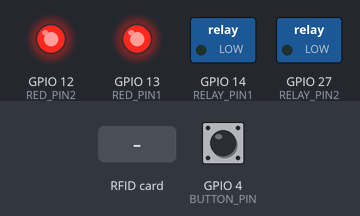
A sketch run on a simulated ESP32. Shown: switched loads named in the sketch (green lamp = pin HIGH), output pins drawn as LEDs (lit = HIGH). The inputs (shaded band) are chosen by the test bench; at power-on: GPIO 4 (BUTTON_PIN) HIGH. WiFi joins after 1.5 s; servers stay silent unless stated; the local clock reads 2024-03-15 10:24:30 at power-on unless the sketch sets it; what the sketch prints to the serial monitor is not drawn.

Above: at 3.1 s.
3.2 s: RFID card D2 7C 8C 1B held to the reader
At 4.8 s:
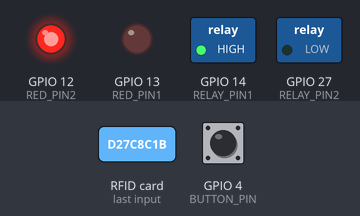
6.2 s: RFID card 44 3A AF DE held to the reader
At 7.5 s:
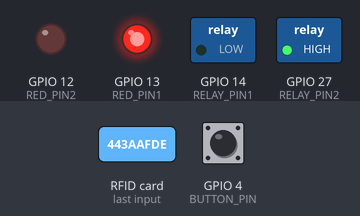
12.1 s: GPIO 4 (BUTTON_PIN) pulled LOW for 0.15 s
At 13.6 s:
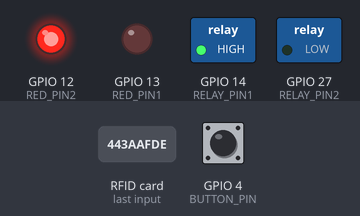
16.7 s: GPIO 4 (BUTTON_PIN) pulled LOW for 1 s
At 21.3 s:
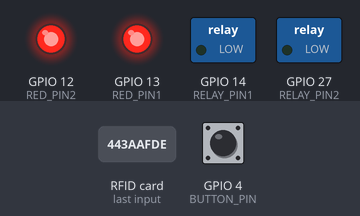
Timing chart, 0 to 21.7 s (numbered marks = the images above; inputs shaded):
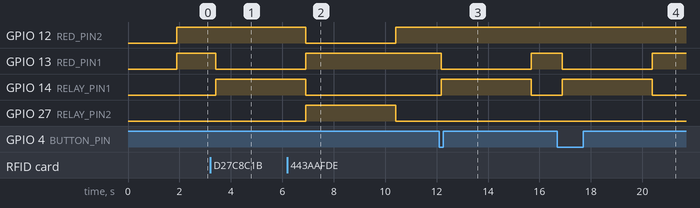

The sketch:

RFID_plus_Terminal_SANUK_DULAIN_TIME_SWITCH_updated3.ino
```cpp
//noob code

#define BLYNK_TEMPLATE_ID "TMPL6PbBAqUSA"
#define BLYNK_TEMPLATE_NAME "SecureLink App"
#define BLYNK_AUTH_TOKEN "UZlxhZO5vGQKziaO8rcxGa1vKL2gmcae"

#define BLYNK_PRINT Serial

#include <MFRC522.h>
#include <SPI.h>
#include <WiFi.h>
#include <BlynkSimpleEsp32.h>
#include <Wire.h>
#include <RTClib.h>

char auth[] = BLYNK_AUTH_TOKEN;
const char* ssid = "DNG";
const char* password = "87654321";

// RFID and relay pin setup
#define RST_PIN1 22
#define SDA_PIN1 21
#define RST_PIN2 15
#define SDA_PIN2 2

#define RELAY_PIN1 14
#define RELAY_PIN2 27

#define RED_PIN1 13
#define RED_PIN2 12

#define SDA_PIN 25
#define SCL_PIN 33

#define BUTTON_PIN 4

int timeInput1 = -1; // Variable to store time from Blynk V0 (in seconds)
int timeInput2 = -1; // Variable to store time from Blynk V1 (in seconds)

RTC_DS3231 rtc; // Create RTC instance

MFRC522 rfid1(SDA_PIN1, RST_PIN1);
MFRC522 rfid2(SDA_PIN2, RST_PIN2);

void doorUnlock(int relayPin, int RED_PIN){
  digitalWrite(RED_PIN, LOW);
  digitalWrite(relayPin, HIGH); // Unlock the solenoid
  delay(3500); //Keep the solanoid unlocked for 5 seconds
  digitalWrite(relayPin, LOW);
  digitalWrite(RED_PIN, HIGH);
}

void checkAndUnlock(MFRC522 &rfid, int relayPin, int blynkVirtualPin, int RED_PIN, const String& dateTimeStr) {

  if (rfid.PICC_IsNewCardPresent() && rfid.PICC_ReadCardSerial()) {

    String UID = "";
    for (byte i = 0; i < rfid.uid.size; i++) {
      UID += String(rfid.uid.uidByte[i], HEX);
    }

    UID.toUpperCase(); // Ensure it's in uppercase

    if (UID == "D27C8C1B" || UID == "443AAFDE") {
      Serial.println("Unlocking Relay Pin " + String(relayPin));

      String message = "";

      if (UID == "D27C8C1B" && relayPin == RELAY_PIN1) {
        message = "User_1 has unlocked Door 1 on ";
        message += dateTimeStr;
        Blynk.virtualWrite(blynkVirtualPin, message ); // Write to Blynk terminal
      }

      if (UID == "D27C8C1B" && relayPin == RELAY_PIN2) {
        message = "User_1 has unlocked Door 2 on ";
        message += dateTimeStr;
        Blynk.virtualWrite(blynkVirtualPin, message);
      }

      if (UID == "443AAFDE" && relayPin == RELAY_PIN1) {
        message = "User_2 has unlocked Door 1 on ";
        message += dateTimeStr;
        Blynk.virtualWrite(blynkVirtualPin, message);
      }

      if (UID == "443AAFDE" && relayPin == RELAY_PIN2) {
        message = "User_2 has unlocked Door 2 on ";
        message += dateTimeStr;
        Blynk.virtualWrite(blynkVirtualPin, message);
      }

      doorUnlock(relayPin, RED_PIN);
    }
    else { // If the UID is not authorized
      if(relayPin == RELAY_PIN1){
        Serial.print("Unauthorized access attempt: Relay Pin ");
        Serial.println(RELAY_PIN1);
        String message = "Unauthorized Access Attempt at Door 1 on ";
        message += dateTimeStr;
        Blynk.virtualWrite(blynkVirtualPin, message); // Write to Blynk terminal
      }

      if(relayPin == RELAY_PIN2){
        Serial.print("Unauthorized access attempt: Relay Pin ");
        Serial.println(RELAY_PIN2);
        String message = "Unauthorized Access Attempt at Door 2 on ";
        message += dateTimeStr;
        Blynk.virtualWrite(blynkVirtualPin, message); // Write to Blynk terminal
      }
    }

    rfid.PICC_HaltA(); // Halt the card
  }
}

void setup() {

  Serial.begin(115200);

  Wire.begin(SDA_PIN, SCL_PIN);// Initialize I2C with custom SDA and SCL pins
  Wire.begin();
  if (!rtc.begin()) {
    Serial.println("Couldn't find RTC");
    while (1); //
    // Stop if RTC is not found
  }

  //Uncomment only to reset the timer
  //rtc.adjust(DateTime(__DATE__,__TIME__));
  //rtc.adjust(DateTime(2024, 4, 27, 18, 30, 0));

  // Connect to WiFi
  Serial.print("Connecting to WiFi");
  WiFi.begin(ssid, password);

  while (WiFi.status() != WL_CONNECTED) {
    delay(500);
    Serial.print(".");
  }

  Serial.println(" Connected to WiFi");

  // Connect to Blynk
  Blynk.begin(auth, ssid, password);

  // Initialize RFID and SPI
  SPI.begin();
  rfid1.PCD_Init();
  rfid2.PCD_Init();

  // Set relay pins as output
  pinMode(RELAY_PIN1, OUTPUT);
  pinMode(RELAY_PIN2, OUTPUT);

  pinMode(RED_PIN1, OUTPUT);
  pinMode(RED_PIN2, OUTPUT);

  pinMode(BUTTON_PIN, INPUT_PULLUP);

  // Initially lock both relays
  digitalWrite(RELAY_PIN1, LOW);
  digitalWrite(RELAY_PIN2, LOW);

  digitalWrite(RED_PIN1, HIGH);
  digitalWrite(RED_PIN2, HIGH);
}

// Function to capture Time Input widget data from Virtual Pin 0 (V0)
BLYNK_WRITE(V0) {
  // Get the entire string data from the Time Input widget
  String timer1 = param.asStr();
  timeInput1 = atoi(timer1.c_str()); //converting to integer

  int hrs = timeInput1/3600;
  int remainingsecs = timeInput1%3600;
  int mins = remainingsecs/60;
  String Timer = "";
  Timer += hrs;
  Timer += ":";
  Timer += mins;
  Timer += " AM";
  String message = "Door 1 is set to open at ";
  message += Timer;
  Blynk.virtualWrite(V2, message);

  // Display the full content of the Time Input widget
  Serial.print("Timer 1: ");
  Serial.println(timer1);
}

// Function to capture Time Input widget data from Virtual Pin 0 (V0)
BLYNK_WRITE(V1) {
  // Get the entire string data from the Time Input widget
  String timer2 = param.asStr();
  timeInput2 = atoi(timer2.c_str());

  int hrs = timeInput2/3600;
  int remainingsecs = timeInput2%3600;
  int mins = remainingsecs/60;
  String Timer = "";
  Timer += hrs;
  Timer += ":";
  Timer += mins;
  Timer += " AM";
  String message = "Door 2 is set to open at ";
  message += Timer;
  Blynk.virtualWrite(V2, message);

  // Display the full content of the Time Input widget
  Serial.print("Timer 2: ");
  Serial.println(timer2);
}

void loop() {

  DateTime now = rtc.now(); // Get the current time from the RTC
  int seconds = now.hour()*3600 + now.minute()*60 + now.second();

  String dateTimeStr = "";
  dateTimeStr += now.year();
  dateTimeStr += "/";
  dateTimeStr += now.month();
  dateTimeStr += "/";
  dateTimeStr += now.day();
  dateTimeStr += " ";
  dateTimeStr += now.hour();
  dateTimeStr += ":";
  dateTimeStr += now.minute();
  dateTimeStr += " AM";

  String timerMessage = "";

  if (digitalRead(BUTTON_PIN) == LOW) { // Button is pressed
    Serial.println("Button is pressed.");
    timerMessage = "Door 1 is unlocked from inside on ";
    timerMessage += dateTimeStr;
    Blynk.virtualWrite(V2, timerMessage);
    doorUnlock(RELAY_PIN1, RED_PIN1); // Unlock the first door
  }

  Blynk.run(); // Run Blynk

  // Check both RFID scanners and unlock the appropriate relay
  checkAndUnlock(rfid1, RELAY_PIN1, V2, RED_PIN1, dateTimeStr); // Pass Blynk virtual pin V2
  checkAndUnlock(rfid2, RELAY_PIN2, V2, RED_PIN2, dateTimeStr); // Pass Blynk virtual pin V2

  if (timeInput1 >= 0 && seconds == timeInput1) {
    Serial.println("Timer 1 is triggered: Unlocking Door 1");
    timerMessage = "Auto unlocked Door 1 on ";
    timerMessage += dateTimeStr;
    Blynk.virtualWrite(V2, timerMessage);
    doorUnlock(RELAY_PIN1, RED_PIN1);
  }

  if (timeInput2 >= 0 && seconds == timeInput2) {
    Serial.println("Timer 2 is triggered: Unlocking Door 2");
    timerMessage = "Auto unlocked Door 2 on ";
    timerMessage += dateTimeStr;
    Blynk.virtualWrite(V2, timerMessage);
    doorUnlock(RELAY_PIN2, RED_PIN2);
  }

  delay(250); // Delay for 1 second before checking again
}
```

Measured:
- after the input at 3.2 s, GPIO 13 (RED_PIN1): HIGH → LOW after 0.22 s; GPIO 14 (RELAY_PIN1): LOW → HIGH after 0.22 s
- after the input at 6.2 s, GPIO 12 (RED_PIN2): HIGH → LOW after 0.72 s, → HIGH 3.5 s later; GPIO 27 (RELAY_PIN2): LOW → HIGH after 0.72 s, → LOW 3.5 s later
- after the input at 12.1 s, GPIO 13 (RED_PIN1): HIGH → LOW after 0.08 s, → HIGH 3.5 s later; GPIO 14 (RELAY_PIN1): LOW → HIGH after 0.08 s, → LOW 3.5 s later
- after the input at 16.7 s, GPIO 13 (RED_PIN1): HIGH → LOW after 0.18 s, → HIGH 3.5 s later; GPIO 14 (RELAY_PIN1): LOW → HIGH after 0.18 s, → LOW 3.5 s later
